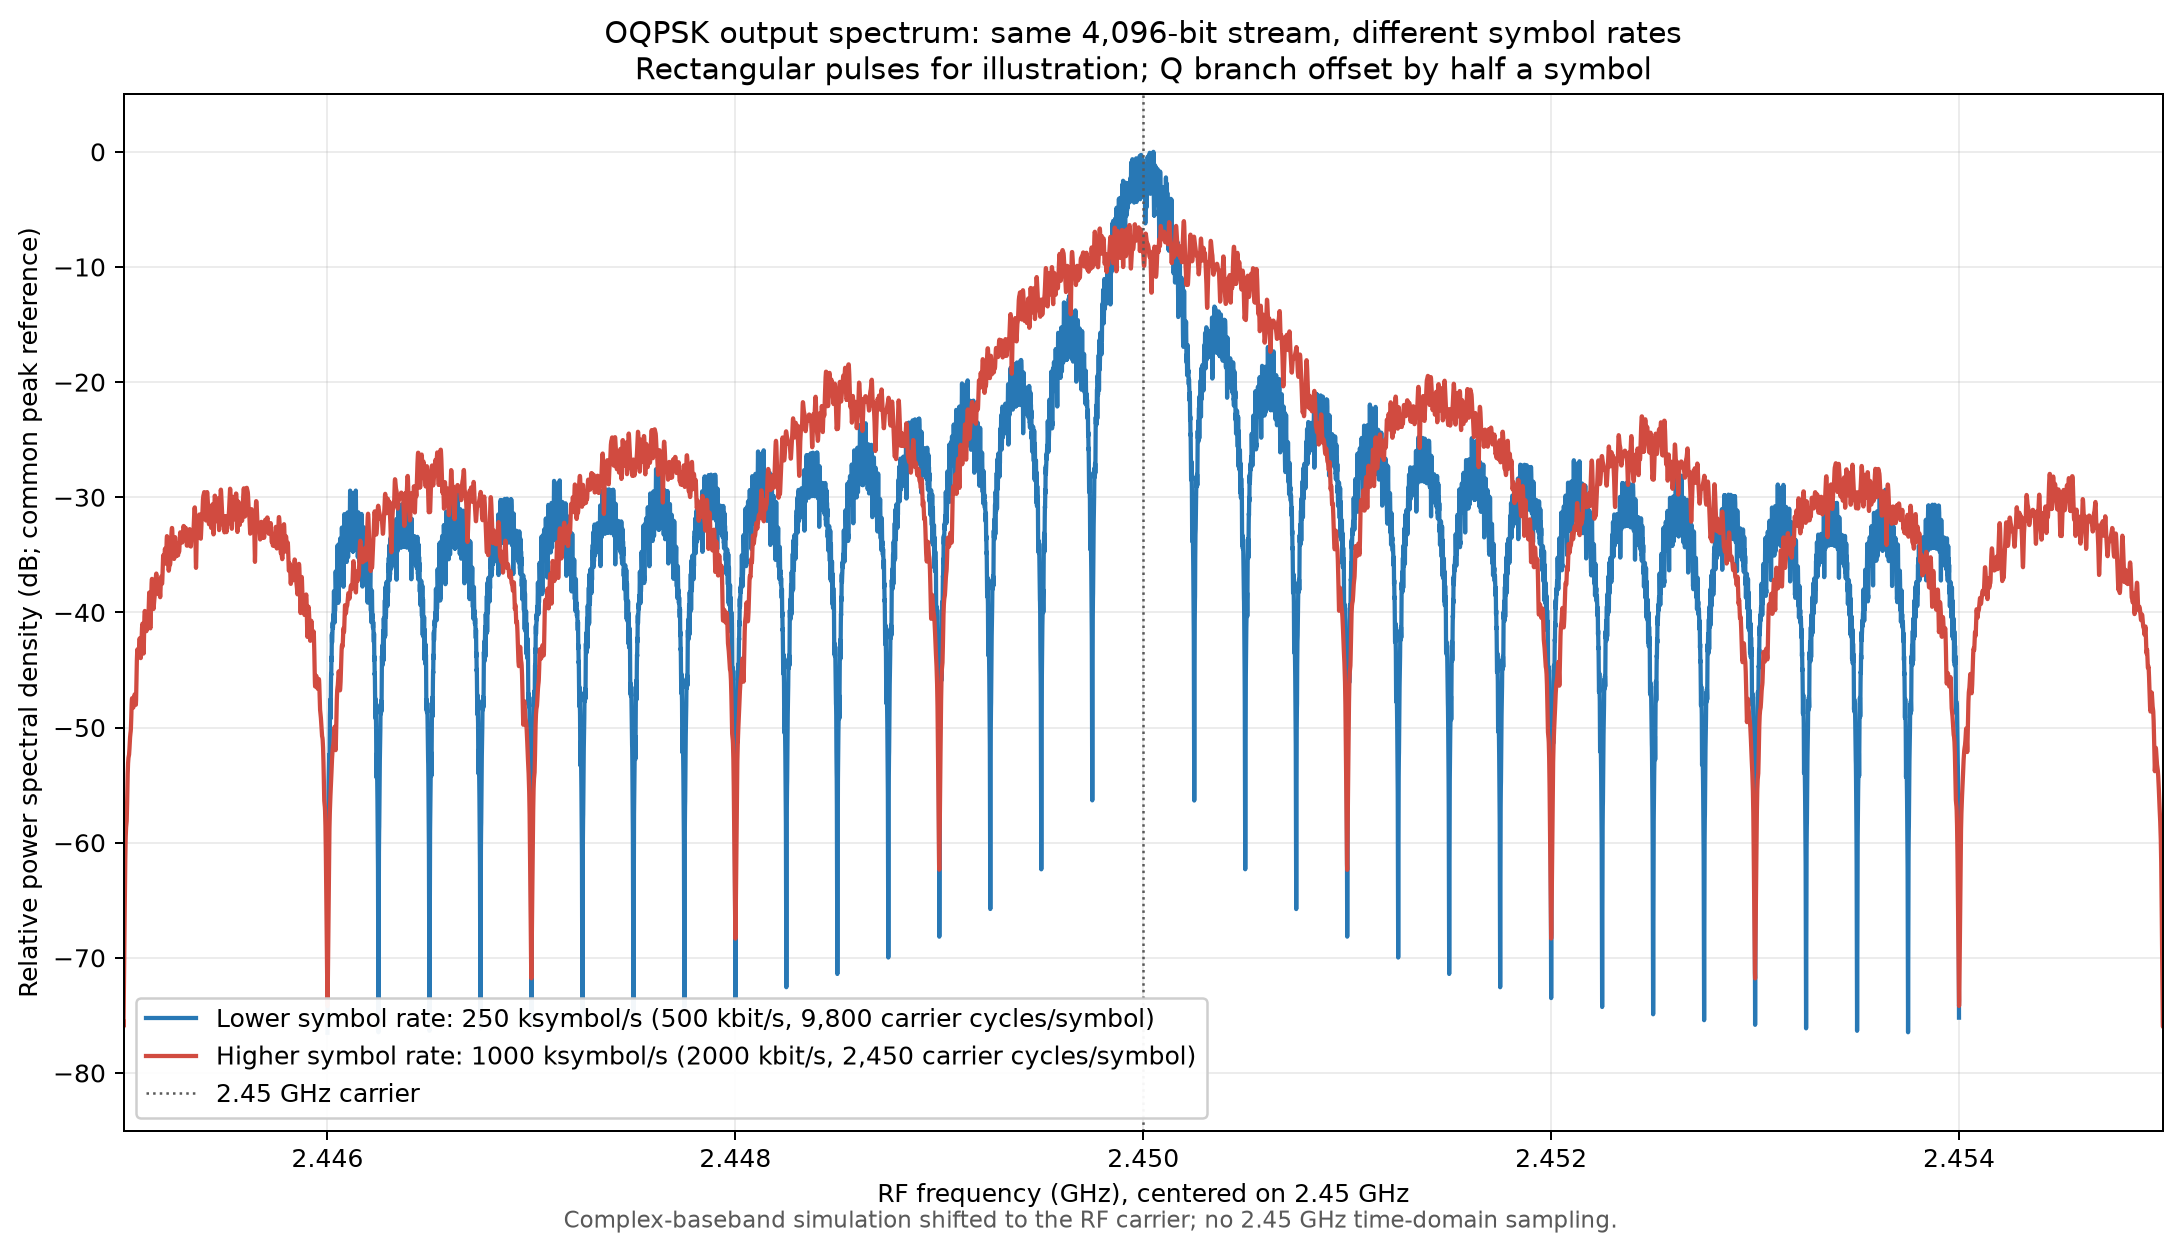

The Python source for this figure:
#!/usr/bin/env python3
"""Compare OQPSK spectra at two symbol rates around a 2.45 GHz carrier.

The same seeded 4096-bit stream is used for both rates. Each OQPSK symbol
represents two bits, and the Q branch is delayed by half a symbol. Rectangular
symbol pulses are used here to isolate the effect of symbol rate; this is an
illustration, not the half-sine chip shaping used by 2.4 GHz IEEE 802.15.4.

The signal is simulated at complex baseband, then its spectrum is shown with
the frequency axis shifted to the RF carrier. This avoids sampling the 2.45 GHz
carrier directly while preserving the spectrum around the positive-frequency
carrier.

Run:
    python3 dsss_oqpsk_symbol_rate_spectrum.py

Optional:
    python3 dsss_oqpsk_symbol_rate_spectrum.py --low-rate 250000 --high-rate 1000000
    python3 dsss_oqpsk_symbol_rate_spectrum.py --output figures/rate_compare.png --no-open
"""

import argparse
import os
from pathlib import Path
import subprocess
import sys
import tempfile

os.environ.setdefault("MPLCONFIGDIR", str(Path(tempfile.gettempdir()) / "mpl-oqpsk-rate-cache"))
Path(os.environ["MPLCONFIGDIR"]).mkdir(parents=True, exist_ok=True)

import matplotlib
matplotlib.use("Agg")
import matplotlib.pyplot as plt
import numpy as np


def make_oqpsk(bits, samples_per_symbol):
    """Create a unit-average-power, rectangular-pulse complex OQPSK signal."""
    if len(bits) % 2:
        raise ValueError("OQPSK requires an even number of input bits.")
    if samples_per_symbol < 2 or samples_per_symbol % 2:
        raise ValueError("samples_per_symbol must be an even integer of at least 2.")

    # Map 0/1 to -1/+1. Each branch carries one bit per OQPSK symbol.
    i_symbols = 2.0 * bits[0::2] - 1.0
    q_symbols = 2.0 * bits[1::2] - 1.0
    i_branch = np.repeat(i_symbols, samples_per_symbol)

    # Delay the Q branch by half a symbol. The initial value is extended to
    # provide the branch's value before the first delayed transition.
    q_unshifted = np.repeat(q_symbols, samples_per_symbol)
    half_symbol = samples_per_symbol // 2
    q_branch = np.concatenate((np.full(half_symbol, q_symbols[0]), q_unshifted))
    q_branch = q_branch[:len(i_branch)]

    return (i_branch + 1j * q_branch) / np.sqrt(2.0)


def welch_psd(signal, sample_rate, samples_per_symbol, segment_symbols=256):
    """Estimate a two-sided PSD with a Hann-windowed Welch average."""
    segment_length = min(segment_symbols * samples_per_symbol, len(signal))
    hop = max(1, segment_length // 2)
    n_fft = 4 * segment_length
    window = np.hanning(segment_length)
    scale = sample_rate * np.sum(window ** 2)
    power = np.zeros(n_fft, dtype=float)
    count = 0

    for start in range(0, len(signal) - segment_length + 1, hop):
        block = signal[start:start + segment_length]
        transformed = np.fft.fft(block * window, n=n_fft)
        power += np.abs(transformed) ** 2 / scale
        count += 1

    if count == 0:
        raise ValueError("Signal is too short for the requested PSD estimate.")

    power /= count
    offsets_hz = np.fft.fftfreq(n_fft, d=1.0 / sample_rate)
    offsets_hz = np.fft.fftshift(offsets_hz)
    power = np.fft.fftshift(power)

    return offsets_hz, power


def plot_comparison(args):
    rng = np.random.default_rng(args.seed)
    bits = rng.integers(0, 2, size=args.bits, dtype=np.int8).astype(float)
    samples_per_symbol = args.samples_per_symbol
    symbols_per_branch = args.bits // 2

    rates = [args.low_rate, args.high_rate]
    colors = ["#2878b5", "#d14b40"]
    labels = ["Lower symbol rate", "Higher symbol rate"]

    fig, ax = plt.subplots(figsize=(12, 6.7), constrained_layout=True)
    max_rate = max(rates)
    spectra = []
    for rate, color, label in zip(rates, colors, labels):
        signal = make_oqpsk(bits, samples_per_symbol)
        sample_rate = rate * samples_per_symbol
        offsets_hz, power = welch_psd(signal, sample_rate, samples_per_symbol)
        spectra.append((rate, color, label, offsets_hz, power))

    # Both waveforms have the same average power. Reference both PSD curves to
    # one common peak so a wider spectrum also has a lower peak density.
    common_peak = max(float(np.max(power)) for _, _, _, _, power in spectra)
    for rate, color, label, offsets_hz, power in spectra:
        power_db = 10.0 * np.log10(np.maximum(power / common_peak, 1e-12))

        # Plot the carrier-centered positive-frequency RF spectrum in MHz.
        offsets_mhz = offsets_hz / 1e6
        cycles_per_symbol = args.carrier_hz / rate
        bit_rate = 2.0 * rate
        ax.plot(
            args.carrier_hz / 1e9 + offsets_mhz / 1000.0,
            power_db,
            color=color,
            linewidth=1.7,
            label=(f"{label}: {rate / 1e3:g} ksymbol/s "
                   f"({bit_rate / 1e3:g} kbit/s, "
                   f"{cycles_per_symbol:,.0f} carrier cycles/symbol)"),
        )

    # The sampling rate is chosen relative to the faster symbol rate, and the
    # plotted span makes the bandwidth change visible without hiding the lobes.
    span_mhz = max_rate / 1e6 * 5.0
    carrier_ghz = args.carrier_hz / 1e9
    ax.set_xlim(carrier_ghz - span_mhz / 1000.0,
                carrier_ghz + span_mhz / 1000.0)
    ax.set_ylim(-85, 5)
    ax.set_xlabel("RF frequency (GHz), centered on 2.45 GHz")
    ax.set_ylabel("Relative power spectral density (dB; common peak reference)")
    ax.set_title(
        f"OQPSK output spectrum: same {args.bits:,}-bit stream, different symbol rates\n"
        "Rectangular pulses for illustration; Q branch offset by half a symbol"
    )
    ax.axvline(carrier_ghz, color="0.35", linestyle=":", linewidth=1.0,
               label="2.45 GHz carrier")
    ax.grid(True, alpha=0.24)
    ax.legend(loc="lower left", framealpha=0.95)
    fig.text(
        0.5, -0.01,
        "Complex-baseband simulation shifted to the RF carrier; no 2.45 GHz time-domain sampling.",
        ha="center", fontsize=9, color="0.35",
    )

    output = Path(args.output)
    output.parent.mkdir(parents=True, exist_ok=True)
    fig.savefig(output, dpi=180, bbox_inches="tight")
    plt.close(fig)
    print(f"Saved {output.resolve()}")
    if not args.no_open:
        open_image(output)


def open_image(path):
    """Open the saved PNG with the platform's default image viewer."""
    image_path = str(path.resolve())
    if sys.platform == "darwin":
        subprocess.Popen(["open", image_path])
    elif os.name == "nt":
        os.startfile(image_path)
    else:
        subprocess.Popen(["xdg-open", image_path])


def parse_args():
    parser = argparse.ArgumentParser(description=__doc__)
    parser.add_argument("--bits", type=int, default=4096,
                        help="number of data bits (default: 4096; must be even)")
    parser.add_argument("--low-rate", type=float, default=250_000,
                        help="lower OQPSK symbol rate in symbols/s (default: 250000)")
    parser.add_argument("--high-rate", type=float, default=1_000_000,
                        help="higher OQPSK symbol rate in symbols/s (default: 1000000)")
    parser.add_argument("--carrier-hz", type=float, default=2.45e9,
                        help="RF carrier frequency in Hz (default: 2.45e9)")
    parser.add_argument("--samples-per-symbol", type=int, default=32,
                        help="baseband samples per symbol (default: 32, even)")
    parser.add_argument("--seed", type=int, default=7,
                        help="random stream seed (default: 7)")
    parser.add_argument("--output", default="dsss_oqpsk_symbol_rate_spectrum.png",
                        help="output PNG path")
    parser.add_argument("--no-open", action="store_true",
                        help="save the PNG without opening it")
    args = parser.parse_args()

    if args.bits <= 0 or args.bits % 2:
        parser.error("--bits must be a positive even number")
    if args.low_rate <= 0 or args.high_rate <= 0:
        parser.error("symbol rates must be positive")
    if args.low_rate == args.high_rate:
        parser.error("--low-rate and --high-rate must differ")
    if args.samples_per_symbol < 2 or args.samples_per_symbol % 2:
        parser.error("--samples-per-symbol must be an even integer of at least 2")
    if args.carrier_hz <= 0:
        parser.error("--carrier-hz must be positive")
    return args


if __name__ == "__main__":
    plot_comparison(parse_args())
